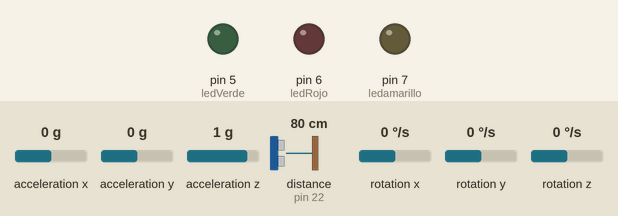
A sketch run on a simulated Arduino Mega 2560, built with avr-gcc and run on an emulated ATmega2560. Parts: output pins drawn as LEDs (lit = HIGH). Wiring (inferred from the names in the program): ultrasonic range finder: trigger pin 23; echo pin 22. Dashed ring = blinking. The test bench sets the inputs (shaded band); at power-on: distance to the obstacle (sensor on pin 22) 80 cm, rotation z 0 °/s, acceleration x 0 g, acceleration y 0 g, acceleration z 1 g, rotation x 0 °/s, rotation y 0 °/s. The echo pulse lasts 58.3 µs per cm; pins used as bus, display or sensor lines are not drawn; what the sketch prints to the serial monitor is not drawn.

Above: at 6.8 s.
6.9 s: distance to the obstacle (sensor on pin 22) set to 17 cm
9.9 s: distance to the obstacle (sensor on pin 22) set to 14 cm
At 11.1 s:
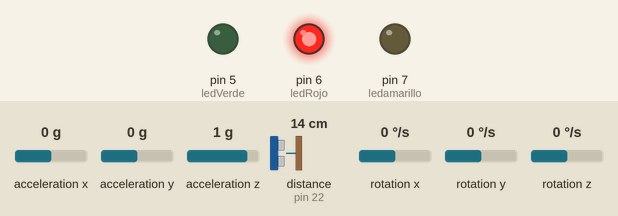
11.7 s: rotation z set to -25 °/s
14.7 s: rotation z set to -28 °/s
At 16.3 s:
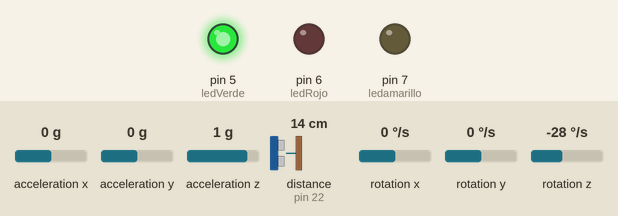
17.1 s: rotation z set to 13 °/s
20.1 s: rotation z set to 17 °/s
At 20.7 s:
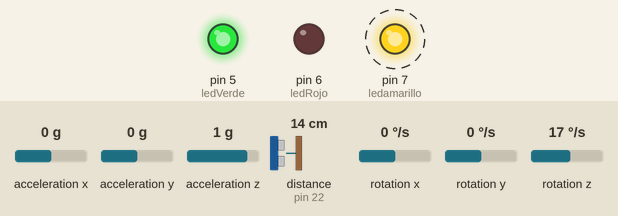
At 21.3 s:
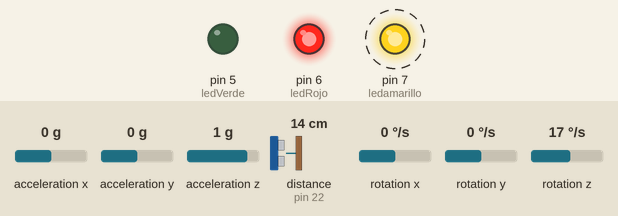
Timing chart, 0 to 23.1 s (numbered marks = the images above; inputs shaded):
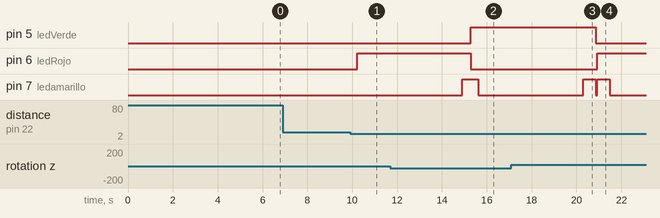

The sketch:

PIM.ino
```cpp
#include <Wire.h>
#include <MPU6050.h>

MPU6050 mpu;

// Pines
const int ledRojo = 6;
const int ledVerde = 5;
const int ledamarillo = 7;
const int trig = 23;
const int echo = 22;

// Variables MPU
int16_t gx, gy, gz;
float anguloZ = 0;
float anguloOffset = 0;
unsigned long tiempoPrevio = 0;

// Variables PID
float anguloDeseado = 0;
float error, errorAnterior = 0, integral = 0;
float Kp = 1.5;
float Ki = 0.01;
float Kd = 0.3;

bool girando = false;

// Variables para control híbrido
int contadorEstable = 0;
const int CICLOS_ESTABILIDAD = 5; // 5 ciclos ≈ 250ms
const float UMBRAL_VELOCIDAD = 3.0; // 3°/s - velocidad máxima para considerar "detenido"
const float UMBRAL_ERROR = 3.0; // ±3° de error aceptable

void setup() {
  pinMode(ledRojo, OUTPUT);
  pinMode(ledVerde, OUTPUT);
  pinMode(ledamarillo, OUTPUT);
  pinMode(trig, OUTPUT);
  pinMode(echo, INPUT);

  Serial.begin(9600);
  Serial.println("🤖 SISTEMA DE NAVEGACIÓN ROBOT");
  Serial.println("================================");

  Wire.begin();
  mpu.initialize();

  if (mpu.testConnection()) {
    Serial.println("✅ MPU6050 - CONECTADO");
  } else {
    Serial.println("❌ MPU6050 - FALLO");
    while(1);
  }

  calibrarGiroscopio();
  Serial.println("🎯 SISTEMA LISTO - Buscando obstáculos...");
  Serial.println();
}

void loop() {
  // Actualizar ángulo continuamente
  actualizarAngulo();

  // Solo procesar ultrasonico si NO estamos girando
  if (!girando) {
    float distancia = medirDistancia();

    // Mostrar siempre la distancia y ángulo
    Serial.print("📏 Distancia: ");
    Serial.print(distancia);
    Serial.print(" cm");

    Serial.print(" | 🎯 Angulo: ");
    Serial.print(anguloZ, 1);
    Serial.println("°");

    // 🚨 DETECCIÓN DE OBSTÁCULO
    if (distancia < 15.0 && distancia > 2.0) {
      Serial.println();
      Serial.println("🚨 ¡OBSTÁCULO DETECTADO! Iniciando giro de 90°...");
      Serial.println();
      iniciarGiro90Grados();
    }
  }

  delay(100);
}

void actualizarAngulo() {
  mpu.getRotation(&gx, &gy, &gz);

  unsigned long tiempoActual = millis();
  float deltaT = (tiempoActual - tiempoPrevio) / 1000.0;

  // Evitar deltaT muy grandes
  if (deltaT > 0.1) deltaT = 0.01;

  tiempoPrevio = tiempoActual;

  // ⭐ CORRECCIÓN: Usar el factor de escala correcto para el MPU6050
  float velocidadZ = (gz / 131.0) - anguloOffset;

  // Solo integrar si hay movimiento significativo
  if (abs(velocidadZ) > 0.3) {
    anguloZ += velocidadZ * deltaT;
  }
}

void calibrarGiroscopio() {
  Serial.println("🔧 Calibrando MPU6050... NO MOVER!");
  delay(2000);

  long suma = 0;
  int lecturas = 500;

  for(int i = 0; i < lecturas; i++) {
    mpu.getRotation(&gx, &gy, &gz);
    suma += gz;
    delay(5);
  }

  // Calcular offset en las mismas unidades que usaremos
  anguloOffset = (float)suma / lecturas / 131.0;
  anguloZ = 0;
  tiempoPrevio = millis();

  Serial.print("📊 Offset calculado: ");
  Serial.println(anguloOffset, 6);
  Serial.println("✅ Calibración completada");
}

float medirDistancia() {
  digitalWrite(trig, LOW);
  delayMicroseconds(2);
  digitalWrite(trig, HIGH);
  delayMicroseconds(10);
  digitalWrite(trig, LOW);

  long duracion = pulseIn(echo, HIGH, 30000);
  if (duracion == 0) return 999;
  return duracion * 0.034 / 2;
}

void iniciarGiro90Grados() {
  girando = true;

  // Guardar ángulo inicial
  float anguloInicial = anguloZ;

  // Definir objetivo: -90 grados desde la posición actual
  anguloDeseado = anguloInicial - 90.0;

  // Resetear variables PID y control híbrido
  integral = 0;
  errorAnterior = 0;
  contadorEstable = 0;

  Serial.println("🔄 INICIANDO SECUENCIA DE GIRO");
  Serial.println("===============================");
  Serial.print("🎯 Angulo inicial: ");
  Serial.print(anguloInicial, 1);
  Serial.print("° | Angulo objetivo: ");
  Serial.print(anguloDeseado, 1);
  Serial.println("°");
  Serial.println();

  while (girando) {
    actualizarAngulo();

    error = anguloDeseado - anguloZ;

    // 📊 MOSTRAR INFORMACIÓN MEJORADA
    Serial.print("Actual: ");
    Serial.print(anguloZ, 1);
    Serial.print("° | Objetivo: ");
    Serial.print(anguloDeseado, 1);
    Serial.print("° | Error: ");
    Serial.print(error, 1);
    Serial.print("° | Giro: ");

    // Calcular PID
    integral += error;
    // Limitar integral para evitar windup
    if (integral > 100) integral = 100;
    if (integral < -100) integral = -100;

    float derivativo = error - errorAnterior;
    float salidaPID = (Kp * error) + (Ki * integral) + (Kd * derivativo);
    errorAnterior = error;

    // Controlar LEDs y mostrar indicador visual (umbrales más sensibles)
    if (salidaPID < -0.5) {
      // Necesita girar MÁS a la DERECHA
      if(error>-10 && error<0){
        digitalWrite(ledamarillo, HIGH);\
        digitalWrite(ledRojo, HIGH);
        digitalWrite(ledVerde, LOW);
        Serial.println("🔴 DERECHA");
      }
      else{
        digitalWrite(ledamarillo, LOW);
        digitalWrite(ledRojo, HIGH);
        digitalWrite(ledVerde, LOW);
        Serial.println("🔴 DERECHA");
      }
    }
    else if (salidaPID > 0.5) {
      // Se PASÓ, necesita corregir a la IZQUIERDA
      if(error<10 && error>0){
        digitalWrite(ledamarillo, HIGH);
        digitalWrite(ledRojo, LOW);
        digitalWrite(ledVerde, HIGH);
        Serial.println("🟢 IZQUIERDA");
      }
      else{
        digitalWrite(ledamarillo, LOW);
        digitalWrite(ledRojo, LOW);
        digitalWrite(ledVerde, HIGH);
        Serial.println("🟢 IZQUIERDA");
      }
    }
    else {
      // Muy cerca del objetivo
      digitalWrite(ledamarillo, LOW);
      digitalWrite(ledRojo, LOW);
      digitalWrite(ledVerde, LOW);
      Serial.println("⚪ OK");
    }

    // ⭐⭐ ESTRATEGIA HÍBRIDA MEJORADA - Control de posición + velocidad + histéresis
    float velocidadAngular = gz / 131.0;
    bool enPosicion = (abs(error) <= UMBRAL_ERROR);
    bool velocidadBaja = (abs(velocidadAngular) < UMBRAL_VELOCIDAD);

    if (enPosicion && velocidadBaja) {
      contadorEstable++;
      Serial.print(" [Estable: ");
      Serial.print(contadorEstable);
      Serial.print("/");
      Serial.print(CICLOS_ESTABILIDAD);
      Serial.print("]");

      if (contadorEstable >= CICLOS_ESTABILIDAD) {
        Serial.println();
        Serial.println("✅ GIRO COMPLETADO Y ESTABILIZADO!");
        Serial.print("📊 Giro realizado: ");
        Serial.print(anguloZ - anguloInicial, 1);
        Serial.println("°");

        girando = false;

        // ⭐ RESETEAR ÁNGULO A CERO después del giro
        anguloZ = 0;
        break;
      }
    } else {
      // Resetear contador si se mueve o sale de posición
      contadorEstable = 0;
    }

    Serial.println(); // Nueva línea para cada ciclo
    delay(50); // Control loop rate
  }

  // Asegurar que LEDs estén apagados al final
  digitalWrite(ledRojo, LOW);
  digitalWrite(ledVerde, LOW);
  digitalWrite(ledamarillo, LOW);

  Serial.println();
  Serial.println("🔄 Volviendo a modo navegación...");
  Serial.println();
  delay(1000);
}
```

Measured:
- the behaviour switches between 16 and 15 cm on distance to the obstacle (sensor on pin 22) (found by bisection; images 0 and 1)
- the behaviour switches between -27 and -28 °/s on rotation z (found by bisection; images 1 and 2)
- the behaviour switches between 14 and 15 °/s on rotation z (found by bisection; images 2 and 3)
- after the input at 6.9 s, every drawn part: stays the same
- after the input at 9.9 s, pin 6 (ledRojo): LOW → HIGH after 0.32 s
- after the input at 11.7 s, every drawn part: stays the same
- after the input at 17.1 s, every drawn part: stays the same
- after the input at 20.1 s, pin 5 (ledVerde): HIGH → LOW after 0.76 s instead of 1.1 s; pin 6 (ledRojo): LOW → HIGH after 0.83 s instead of 1.1 s
- by itself, pin 7 (ledamarillo): alternates HIGH for 0.56 s and LOW for 0.07 s, 4 changes in all, then stays LOW
